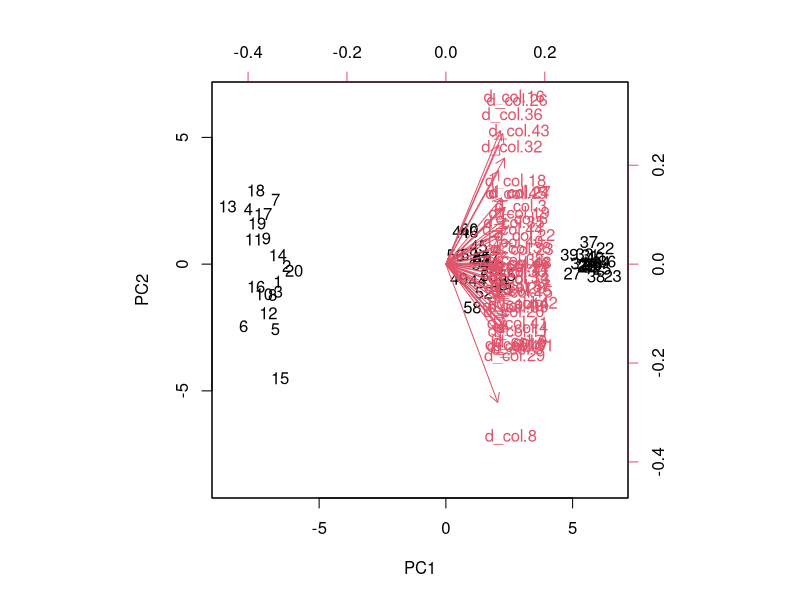

R code for this plot: (Note: this script raises an error after producing the figure.)
library(dplyr)

# Question 8
data = USArrests

data = scale(data)

# a)
pr = prcomp(data)
pr.var = pr$sdev^2
pve = pr.var / sum(pr.var)

# b)
scores = pr$x
lis = rep(0,4)
for (i in 1:4) {
  lis[i] = sum(scores[, i]^2) / sum(data^2)
}
print(lis)

# Question 10

# a)
set.seed(1)
for (i in 1:50) {
  d_col = rep(0, 0)
  for (j in 1:3) {
    if (j == 1) {
      d_col = c(d_col, rnorm(20, -10, 6))  
    }
    else if (j == 2) {
      d_col = c(d_col, rnorm(20, 5, 3))  
    }
    else {
      d_col = c(d_col, rnorm(20, 0, 5))
    }
  }
  if (i == 1) {
    data = data.frame(d_col)
  }
  else {
    data = data.frame(data, d_col)
  }
  
}

class_no_1 = rep(1,20)
class_no_2 = rep(2,20)
class_no_3 = rep(3,20)
class_nos = c(class_no_1, class_no_2, class_no_3)
data.frame(data, class_nos)

# b)
train_data = select(data, -class_nos)
pr = prcomp(train_data, scale = TRUE)
biplot(pr, scale = 0)

# c)
km3 = kmeans(train_data, 3, nstart = 20)
print(km3$cluster)
print(km)

# d)
km2 = kmeans(train_data, 2, nstart = 20)
print(km2$cluster)

# e)
km4 = kmeans(train_data, 4, nstart = 20)
print(km4$cluster)

k = c(1:10)

tot_rep = rep(0,10)
tot_rep_perc = rep(0,10)
for (i in 1:10) {
  model = kmeans(train_data, i, nstart=20)
  tot_rep_perc[i] = model$betweenss / model$totss
  tot_rep[i] = model$tot.withinss
}

par(mfrow=c(1,2))
plot(k, tot_rep_perc)
plot(k, tot_rep)
